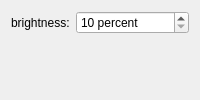
<?xml version="1.0" encoding="UTF-8"?>
<ui version="4.0">
 <class>GammaEffectConfig</class>
 <widget class="QWidget" name="GammaEffectConfig">
  <layout class="QFormLayout" name="formLayout">
   <item row="1" column="0">
    <widget class="QLabel" name="label_brightness">
     <property name="text">
      <string>brightness:</string>
     </property>
    </widget>
   </item>
   <item row="1" column="1">
    <widget class="QSpinBox" name="kcfg_brightness">
     <property name="sizePolicy">
      <sizepolicy hsizetype="Expanding" vsizetype="Fixed">
       <horstretch>0</horstretch>
       <verstretch>0</verstretch>
      </sizepolicy>
     </property>
     <property name="suffix">
      <string> percent</string>
     </property>
     <property name="minimum">
      <number>10</number>
     </property>
     <property name="maximum">
      <number>100</number>
     </property>
     <property name="singleStep">
      <number>1</number>
     </property>
    </widget>
   </item>
  </layout>
 </widget>
 <resources/>
 <connections/>
</ui>
